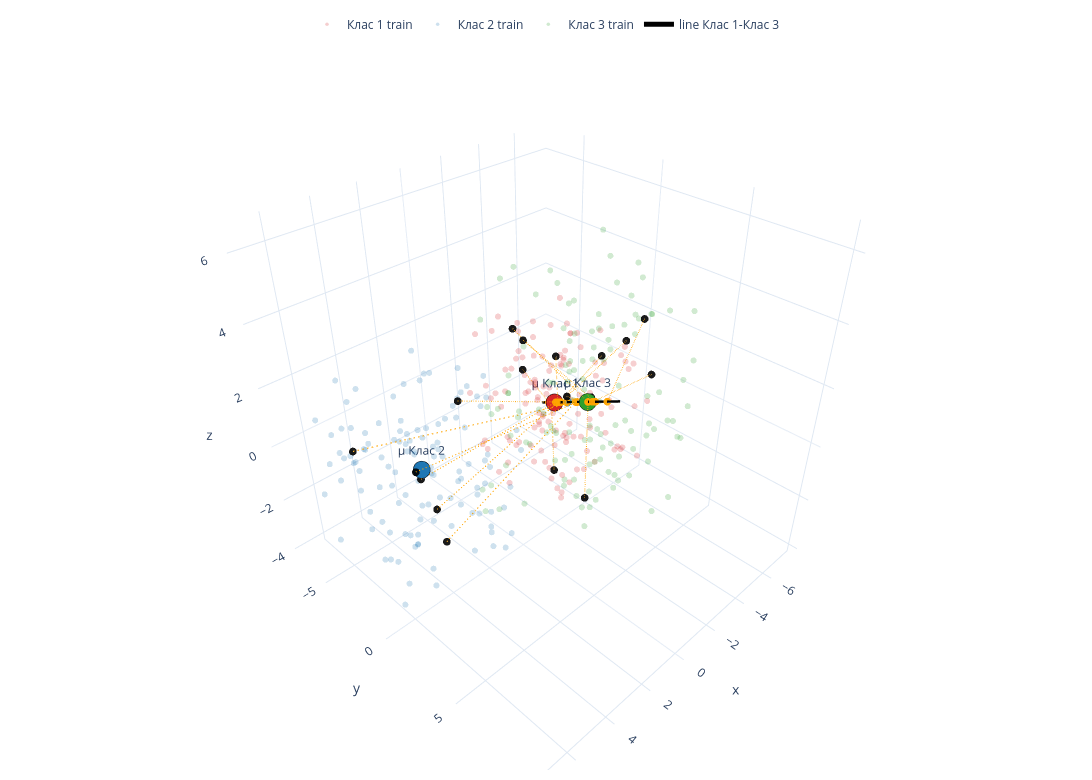
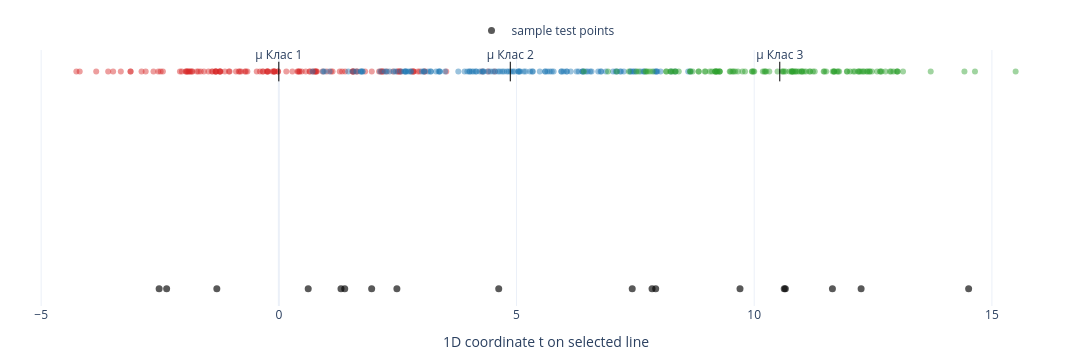

The cell these charts' notebook holds for them, in order:
### Code cell
import plotly.graph_objects as go
from IPython.display import display

sample_n = 18
line = best_line
o = line['origin']
u = line['u']
plotly_colors = {
    'tab:red': '#d62728',
    'tab:blue': '#1f77b4',
    'tab:green': '#2ca02c',
}

# Small sample for readable 3D connectors
sample_idx = np.arange(0, len(X_test), max(1, len(X_test)//sample_n))[:sample_n]
Xs = X_test[sample_idx]
ys = y_test[sample_idx]

ts = proj(Xs, line)
Ps = o[None, :] + ts[:, None] * u[None, :]   # projected 3D points on the line

t_min = float(min(np.min(proj(X_test, line)), min(cent_proj.values())) - 1.0)
t_max = float(max(np.max(proj(X_test, line)), max(cent_proj.values())) + 1.0)
line_points = np.vstack([o + t_min * u, o + t_max * u])

fig3d = go.Figure()

for cn in class_names:
    pts = train[cn]
    pcolor = plotly_colors[specs[cn]['color']]
    fig3d.add_trace(
        go.Scatter3d(
            x=pts[:, 0], y=pts[:, 1], z=pts[:, 2],
            mode='markers',
            name=f'{cn} train',
            marker=dict(size=3.5, color=pcolor),
            opacity=0.22,
            hovertemplate=f'{cn} train<extra></extra>',
            showlegend=True,
        ),
    )

for cn in class_names:
    c = centroids[cn]
    tc = cent_proj[cn]
    cp = o + tc * u
    pcolor = plotly_colors[specs[cn]['color']]
    fig3d.add_trace(
        go.Scatter3d(
            x=[c[0]], y=[c[1]], z=[c[2]],
            mode='markers+text',
            text=[f'μ {cn}'],
            textposition='top center',
            name=f'{cn} centroid',
            marker=dict(size=10, color=pcolor, line=dict(color='black', width=1)),
            hovertemplate=f'{cn} centroid<extra></extra>',
            showlegend=False,
        ),
    )
    fig3d.add_trace(
        go.Scatter3d(
            x=[cp[0]], y=[cp[1]], z=[cp[2]],
            mode='markers',
            name=f'{cn} centroid projection',
            marker=dict(size=5, color=pcolor),
            opacity=0.95,
            hovertemplate=f'{cn} centroid projection<extra></extra>',
            showlegend=False,
        ),
    )

fig3d.add_trace(
    go.Scatter3d(
        x=line_points[:, 0], y=line_points[:, 1], z=line_points[:, 2],
        mode='lines',
        name=f'line {best_name}',
        line=dict(color='black', width=5),
        hovertemplate=f'line {best_name}<extra></extra>',
        showlegend=True,
    ),
)

for x, p, cls in zip(Xs, Ps, ys):
    fig3d.add_trace(
        go.Scatter3d(
            x=[x[0], p[0]], y=[x[1], p[1]], z=[x[2], p[2]],
            mode='lines',
            line=dict(color='orange', width=2, dash='dash'),
            name='orthogonal projection',
            hoverinfo='skip',
            showlegend=False,
        ),
    )
    fig3d.add_trace(
        go.Scatter3d(
            x=[x[0]], y=[x[1]], z=[x[2]],
            mode='markers',
            marker=dict(size=4.5, color='black'),
            opacity=0.9,
            name='sample test point',
            hovertemplate=f'true={cls}<br>x=%{{x:.2f}}<br>y=%{{y:.2f}}<br>z=%{{z:.2f}}<extra></extra>',
            showlegend=False,
        ),
    )
    fig3d.add_trace(
        go.Scatter3d(
            x=[p[0]], y=[p[1]], z=[p[2]],
            mode='markers',
            marker=dict(size=4.5, color='orange'),
            opacity=0.95,
            name='projected test point',
            hovertemplate=f'projection of {cls}<extra></extra>',
            showlegend=False,
        ),
    )

fig3d.update_layout(
    width=1100,
    height=780,
    template='plotly_white',
    legend=dict(orientation='h', yanchor='bottom', y=1.02, xanchor='center', x=0.5),
    margin=dict(l=10, r=10, t=40, b=10),
    scene=dict(
        xaxis_title='x',
        yaxis_title='y',
        zaxis_title='z',
        aspectmode='cube',
    ),
)

fig1d = go.Figure()

for cn in class_names:
    t_train = proj(train[cn], line)
    pcolor = plotly_colors[specs[cn]['color']]
    fig1d.add_trace(
        go.Scatter(
            x=t_train,
            y=np.zeros_like(t_train),
            mode='markers',
            name=f'{cn} train 1D',
            marker=dict(size=6, color=pcolor, opacity=0.45),
            hovertemplate=f'{cn} train<br>t=%{{x:.3f}}<extra></extra>',
            showlegend=False,
        ),
    )

for cn in class_names:
    fig1d.add_trace(
        go.Scatter(
            x=[cent_proj[cn]],
            y=[0],
            mode='markers+text',
            text=[f'μ {cn}'],
            textposition='top center',
            name=f'{cn} centroid 1D',
            marker=dict(size=14, symbol='line-ns-open', color='black'),
            hovertemplate=f'{cn} centroid<br>t=%{{x:.3f}}<extra></extra>',
            showlegend=False,
        ),
    )

fig1d.add_trace(
    go.Scatter(
        x=ts,
        y=np.full_like(ts, -0.12),
        mode='markers',
        name='sample test points',
        marker=dict(size=7, color='black', opacity=0.65),
        hovertemplate='sample test point<br>t=%{x:.3f}<extra></extra>',
        showlegend=True,
    ),
)

fig1d.update_layout(
    width=1100,
    height=360,
    template='plotly_white',
    legend=dict(orientation='h', yanchor='bottom', y=1.02, xanchor='center', x=0.5),
    margin=dict(l=20, r=20, t=50, b=20),
)
fig1d.update_xaxes(title_text='1D coordinate t on selected line')
fig1d.update_yaxes(visible=False)

display(fig3d)
display(fig1d)

### Figure 1 — Plotly figure (JSON) as saved in the notebook; plotly's stock layout.template omitted (floating-point values rounded to 4 significant figures)
{"data": [{"hovertemplate": "Клас 1 train<extra></extra>", "marker": {"color": "#d62728", "size": 3.5}, "mode": "markers", "name": "Клас 1 train", "opacity": 0.22, "showlegend": true, "type": "scatter3d", "x": [-2.469, -2.967, -2.553, -4.572, -3.315, -6.023, -2.12, -5.196, -2.441, -7.215, -2.659, -5.092, -6.656, -3.146, -2.948, -2.269, -3.064, -7.452, -2.916, -3.803, -3.155, -2.528, -3.865, -4.661, -1.953, -5.671, -3.879, -4.858, -7.352, -4.498, -6.51, -5.023, -5.148, -1.248, -5.772, -2.84, -6.873, -6.185, -6.351, -2.823, -3.703, -4.797, -5.356, -3.68, -3.723, -7.352, -2.412, -4.31, -4.422, -4.116, -2.129, -3.899, -5.672, -2.504, -6.004, -5.089, -5.439, -4.152, -6.43, -1.05, -1.71, -5.446, -5.071, -5.794, -6.702, -6.335, -6.223, -1.183, -7.409, -3.095, -2.987, -2.273, -6.648, -4.916, -3.191, -1.489, -3.379, -4.776, -1.435, -2.399, -2.109, -4.05, -3.58, -4.732, -4.55, -2.651, -7.067, -2.14, -1.514, -6.502, -7.14, -3.658, -5.433, -1.968, -5.961, -4.794, -4.096, -7.162, -2.017, -2.287, -2.437, -4.158, -4.997, -6.592, -5.988, -5.371, -5.57, -4.374, -1.984, -4.037, -2.723, -1.905, -6.882, -1.416, -2.294, -2.332, -3.665, -6.387, -4.471, -2.305], "y": [-2.928, -5.341, -0.4975, -3.404, -0.2407, -2.118, -1.578, 0.7949, -4.638, -4.92, 0.7726, -2.713, -2.67, -2.94, -3.813, -3.288, -5.022, -0.4915, -0.5349, -5.021, -2.702, -1.557, -3.872, -4.498, -4.362, -3.945, -0.5127, -0.3019, -5.37, -4.871, -1.126, -3.889, -5.386, 0.3601, 0.7842, -2.854, 0.3182, -3.858, -0.0037, -2.975, -1.451, -5.709, -4.988, -4.806, -3.572, 0.7099, -5.421, 0.5648, -4.131, -2.928, 0.2731, -5.24, -1.384, -5.246, -5.738, -0.1915, 0.6703, -4.208, -5.686, 0.2417, 0.2541, -0.5959, -5.339, 0.5577, -0.1822, -1.804, -3.828, -2.495, -4.392, -5.147, -1.932, -0.9922, -5.134, -3.893, 0.6894, -5.826, -5.259, 0.7636, -0.3695, -5.875, -0.4223, -1.758, -3.112, -1.436, -4.265, -0.284, -1.839, -3.828, -4.841, -5.192, -4.778, -1.235, -2.468, -5.696, -4.254, -5.655, -5.288, 0.4739, 0.3186, -0.5437, -5.058, 0.003005, -1.523, -2.655, -3.427, -3.344, 0.642, -3.701, -1.432, -1.57, -4.583, -5.075, -0.92, -5.038, -1.844, 0.6222, -5.335, -2.045, -2.342, -2.555], "z": [1.152, 1.854, -3.231, 1.561, -1.34, -3.617, 0.5485, 1.359, -1.2, 0.09829, -2.045, -2.863, -2.639, 0.9961, 0.9936, -2.27, -2.801, -0.01089, -1.247, -3.313, -0.6086, -0.6785, -3.815, -1.549, -3.65, -0.0285, -0.01412, -2.998, 0.3342, -0.9937, -1.323, -0.2183, -3.292, 0.1982, 0.6725, -2.367, -1.265, -0.5247, 0.5511, -0.2361, -3.493, -1.036, -3.38, 1.551, -0.4545, -1.106, -1.08, -0.5696, -2.011, -3.87, -3.159, 0.03344, 0.362, 1.496, -0.6709, 0.8495, -2.254, 1.616, -1.389, 0.4916, -0.8868, -0.03003, 0.4807, -2.554, -3.08, 1.247, 0.6644, -3.137, -3.209, -0.962, -2.801, 0.4339, 1.565, -1.068, -2.281, -0.6688, -3.158, -0.4237, -1.196, -3.345, -2.604, 1.206, -1.755, 1.205, -2.58, -3.368, -3.123, -3.137, -2.292, -3.873, -3.68, -1.638, 1.25, -2.911, -0.5726, -1.758, 1.001, -3.405, 1.877, -0.1451, -0.7836, -1.223, -2.401, -1.499, -1.802, 0.1145, 1.498, -0.7874, 0.8264, -2.271, 0.1688, -0.3137, -3.493, 1.753, 0.6957, -2.48, -0.303, -0.5654, 0.5835, -0.4024]}, {"hovertemplate": "Клас 2 train<extra></extra>", "marker": {"color": "#1f77b4", "size": 3.5}, "mode": "markers", "name": "Клас 2 train", "opacity": 0.22, "showlegend": true, "type": "scatter3d", "x": [6.553, 1.07, 5.533, 6.339, 2.867, 1.461, 2.992, 6.585, 2.946, 6.683, 4.641, 4.96, 5.865, 3.375, 5.578, 6.215, 1.192, 4.726, 0.6885, 5.549, 4.766, 0.8358, 2.051, 5.706, 5.038, 1.812, 5.344, 1.509, 2.26, 4.475, 0.7753, 1.625, 6.87, 4.637, 6.649, 5.049, 1.465, 3.582, 2.307, 4.471, 3.157, 2.561, 3.582, 4.178, 4.741, 4.069, 2.844, 6.262, 3.882, 5.943, 0.9684, 2.324, 2.54, 5.877, 1.498, 2.872, 5.519, 5.085, 0.5697, 1.564, 6.929, 6.937, 3.052, 3.32, 1.676, 2.014, 4.312, 2.084, 4.719, 0.8777, 2.7, 5.496, 6.412, 2.714, 1.182, 4.6, 1.745, 3.413, 0.5475, 4.62, 3.604, 5.185, 6.134, 3.361, 6.804, 5.269, 1.305, 3.683, 6.856, 1.051, 6.511, 2.923, 4.889, 6.125, 0.8183, 6.078, 4.902, 6.322, 6.043, 2.443, 2.286, 1.051, 5.748, 3.152, 6.984, 3.05, 1.373, 1.813, 4.625, 6.735, 2.35, 2.615, 5.325, 2.446, 1.51, 4.15, 3.35, 4.885, 5.619, 1.162], "y": [-4.662, -0.895, -0.8014, -0.1623, -3.299, 1.053, -0.3922, -0.03789, 1.406, -4.671, -4.647, -5.414, -3.432, -3.387, -4.726, -3.513, 1.494, -4.867, -3.814, -4.113, -5.247, -1.259, 0.4459, 0.9946, 0.3659, -4.626, -1.09, -0.3577, -0.5307, -5.118, 0.689, -4.858, -2.29, -1.493, -3.391, -0.9554, -1.942, -4.665, -3.367, -1.058, -3.977, -5.248, -3.921, -0.586, -3.287, -2.48, -1.911, 0.9474, 0.09909, -2.041, 0.394, -3.161, -0.3012, 0.4958, -1.294, 1.209, -3.323, -2.785, -4.037, -4.339, -1.608, -4.509, -4.94, -2.215, 0.8497, -3.456, -2.047, 0.4051, -0.8086, -2.934, 0.4114, 0.4641, -1.39, -2.008, -2.71, -4.257, -5.326, -3.347, -3.554, 1.373, -0.17, 1.242, -4.701, -1.628, 1.392, -0.2501, -5.213, 1.399, -2.619, -1.612, 0.2581, -5.159, -0.5072, -0.324, -3.858, -5.468, -5.293, -0.7987, -3.064, -1.368, 0.7059, -3.107, 1.491, -4.542, -0.5938, 0.9071, -2.942, -5.376, -3.097, -0.2363, 0.779, 0.8635, -1.365, -3.81, 0.6202, 0.04382, -2.166, 0.2025, -4.204, -0.9295], "z": [-2.797, -0.9884, -1.498, -1.877, -2.554, -0.8726, -0.182, -0.6238, 0.8066, 1.603, 0.02955, -0.7741, -0.7487, 2.011, 2.482, 1.521, 0.4941, 1.882, -2.642, 1.964, -3.467, 1.309, -3.157, 1.133, -3.259, -0.4728, 1.607, -2.342, 2.381, 0.1979, 0.7575, -2.399, 1.204, -2.629, -0.0319, 2.144, -1.076, -2.695, -0.9326, -1.029, 0.02984, -0.9896, -0.06525, 0.3877, 1.225, 0.2561, 0.9202, -0.4782, -1.613, -2.805, -3.167, -2.462, -3.412, -1.266, -2.782, 2.473, 0.626, 0.3453, -0.3495, 1.518, 1.534, -0.8105, 1.032, -2.596, -3.232, -0.5588, -2.995, 0.3255, 1.077, -0.2628, -0.6046, -0.4713, 1.602, -0.3115, 2.004, -1.467, 2.065, 0.09086, 0.7182, 0.2221, 1.92, 1.192, 0.8945, 0.4246, -1.771, -1.421, 1.164, -0.7102, 1.262, 1.312, -3.278, -2.844, 1.142, 1.305, 0.2314, -0.4122, -1.092, -2.074, 1.62, -1.118, -2.374, 0.8058, -1.722, -0.05077, 0.07128, -0.5185, -3.097, -0.7803, -0.9777, -0.2549, -2.089, -0.3227, 0.4206, -1.565, -1.801, 1.203, 2.468, 1.915, -0.127, 2.232]}, {"hovertemplate": "Клас 3 train<extra></extra>", "marker": {"color": "#2ca02c", "size": 3.5}, "mode": "markers", "name": "Клас 3 train", "opacity": 0.22, "showlegend": true, "type": "scatter3d", "x": [1.333, 4.239, -0.4006, 1.355, -1.275, 2.538, 0.5618, -1.272, 1.303, 0.8036, -0.3077, 1.119, 0.1498, 0.995, -1.692, -1.94, -1.281, 1.7, -1.969, -0.9422, -0.3473, 1.922, 3.286, 1.905, 0.06463, 0.2521, 2.714, 0.0615, -1.181, -0.8759, -1.974, 1.8, 3.722, -0.2243, -0.08409, -1.882, 3.68, 1.598, 2.718, 4.392, -1.919, 0.6517, 0.5675, 4.25, 3.583, 1.054, 0.4638, 2.752, -1.32, 3.188, 2.833, 0.4514, 0.5651, 1.776, 4.08, 0.4518, -0.9413, 4.207, 2.898, -0.6864, 1.045, 1.13, 1.221, -0.08397, 3.861, 4.194, -0.02097, 3.498, -0.9255, 3.538, -0.07579, 2.94, 4.12, -1.347, -0.8333, -0.4058, 3.685, -0.3854, 4.11, 1.365, 1.488, -1.183, 4.196, -0.6498, -1.227, 1.953, 1.457, 3.319, -1.006, -1.674, 2.048, -0.6223, 2.154, -0.1742, -1.161, 0.554, 2.72, 1.898, 0.2276, 3.499, 3.801, 1.454, 4.159, 0.6204, 1.308, 2.206, 0.8603, 2.339, -1.872, 3.058, 2.341, -1.099, 3.917, 2.559, -0.3418, 4.345, -1.849, 1.966, 3.551, 1.184], "y": [5.098, 3.118, 2.893, 4.375, 4.807, 3.742, 5.0, 7.677, 5.437, 7.183, 4.435, 6.6, 8.082, 6.769, 3.329, 3.63, 6.221, 6.041, 7.62, 7.138, 8.013, 8.408, 4.41, 3.798, 2.969, 2.614, 6.749, 7.84, 3.362, 5.544, 2.599, 3.261, 5.717, 2.803, 6.482, 6.074, 4.022, 4.877, 5.902, 5.016, 7.276, 3.064, 6.595, 3.571, 7.975, 6.901, 5.602, 7.198, 7.924, 3.099, 2.639, 6.816, 4.415, 4.955, 5.306, 4.865, 6.607, 3.962, 7.786, 3.615, 4.057, 8.256, 3.164, 7.089, 8.407, 2.931, 5.817, 6.201, 4.02, 6.005, 4.728, 7.134, 3.224, 4.087, 4.981, 6.761, 4.536, 3.969, 7.828, 5.444, 5.107, 8.213, 3.481, 4.019, 8.001, 5.29, 3.623, 6.95, 8.024, 4.554, 7.005, 8.043, 2.514, 2.872, 3.414, 8.031, 5.267, 5.337, 3.563, 2.742, 6.998, 6.46, 4.698, 5.871, 7.943, 4.554, 3.255, 6.433, 4.459, 7.664, 3.276, 4.201, 3.715, 8.218, 6.253, 4.898, 4.9, 5.164, 4.433, 6.293], "z": [0.233, 0.267, 2.958, 0.3312, 0.3934, 1.963, 0.01079, 0.008015, 2.165, 5.468, 1.576, 1.484, 0.3157, 0.978, 5.972, 0.2033, 1.571, 5.521, 4.024, 5.561, 2.954, 2.35, 5.195, 2.691, 0.1939, 1.076, 4.801, 3.86, 4.505, 6.447, 6.455, 5.832, 4.042, 3.865, 5.436, 1.503, 3.97, 4.405, 4.93, 3.345, 3.381, 5.783, 0.9709, 1.297, 1.379, 5.709, 4.821, 3.705, 5.626, 1.329, 6.365, 5.769, 3.957, 3.912, 1.279, 0.8522, 2.207, 0.643, 1.808, 3.393, 0.2936, 4.241, 1.641, 5.699, 6.385, 0.8957, 0.6304, 3.525, 1.042, 4.778, 2.632, 1.344, 5.825, 5.502, 2.924, 5.534, 3.451, 1.048, 5.053, 3.443, 0.8564, 3.133, 3.604, 0.1954, 2.09, 2.603, 6.426, 3.047, 2.219, 5.164, 5.159, 2.847, 6.457, 2.979, 4.11, 2.075, 4.29, 6.175, 4.408, 2.923, 6.447, 1.966, 4.8, 4.679, 2.725, 2.653, 0.5962, 4.309, 1.286, 1.603, 1.788, 4.386, 3.524, 3.965, 2.083, 4.455, 5.688, 6.084, 3.54, 2.172]}, {"hovertemplate": "Клас 1 centroid<extra></extra>", "marker": {"color": "#d62728", "line": {"color": "black", "width": 1}, "size": 10}, "mode": "markers+text", "name": "Клас 1 centroid", "showlegend": false, "text": ["μ Клас 1"], "textposition": "top center", "type": "scatter3d", "x": [-4.184], "y": [-2.646], "z": [-1.044]}, {"hovertemplate": "Клас 1 centroid projection<extra></extra>", "marker": {"color": "#d62728", "size": 5}, "mode": "markers", "name": "Клас 1 centroid projection", "opacity": 0.95, "showlegend": false, "type": "scatter3d", "x": [-4.184], "y": [-2.646], "z": [-1.044]}, {"hovertemplate": "Клас 2 centroid<extra></extra>", "marker": {"color": "#1f77b4", "line": {"color": "black", "width": 1}, "size": 10}, "mode": "markers+text", "name": "Клас 2 centroid", "showlegend": false, "text": ["μ Клас 2"], "textposition": "top center", "type": "scatter3d", "x": [3.808], "y": [-1.952], "z": [-0.3216]}, {"hovertemplate": "Клас 2 centroid projection<extra></extra>", "marker": {"color": "#1f77b4", "size": 5}, "mode": "markers", "name": "Клас 2 centroid projection", "opacity": 0.95, "showlegend": false, "type": "scatter3d", "x": [-1.718], "y": [1.057], "z": [0.934]}, {"hovertemplate": "Клас 3 centroid<extra></extra>", "marker": {"color": "#2ca02c", "line": {"color": "black", "width": 1}, "size": 10}, "mode": "markers+text", "name": "Клас 3 centroid", "showlegend": false, "text": ["μ Клас 3"], "textposition": "top center", "type": "scatter3d", "x": [1.154], "y": [5.368], "z": [3.237]}, {"hovertemplate": "Клас 3 centroid projection<extra></extra>", "marker": {"color": "#2ca02c", "size": 5}, "mode": "markers", "name": "Клас 3 centroid projection", "opacity": 0.95, "showlegend": false, "type": "scatter3d", "x": [1.154], "y": [5.368], "z": [3.237]}, {"hovertemplate": "line Клас 1-Клас 3<extra></extra>", "line": {"color": "black", "width": 5}, "mode": "lines", "name": "line Клас 1-Клас 3", "showlegend": true, "type": "scatter3d", "x": [-7.186, 4.212], "y": [-7.153, 9.961], "z": [-3.452, 5.69]}, {"hoverinfo": "skip", "line": {"color": "orange", "dash": "dash", "width": 2}, "mode": "lines", "name": "orthogonal projection", "showlegend": false, "type": "scatter3d", "x": [-5.913, -2.926], "y": [0.3887, -0.7572], "z": [1.543, -0.03511]}, {"hovertemplate": "true=Клас 1<br>x=%{x:.2f}<br>y=%{y:.2f}<br>z=%{z:.2f}<extra></extra>", "marker": {"color": "black", "size": 4.5}, "mode": "markers", "name": "sample test point", "opacity": 0.9, "showlegend": false, "type": "scatter3d", "x": [-5.913], "y": [0.3887], "z": [1.543]}, {"hovertemplate": "projection of Клас 1<extra></extra>", "marker": {"color": "orange", "size": 4.5}, "mode": "markers", "name": "projected test point", "opacity": 0.95, "showlegend": false, "type": "scatter3d", "x": [-2.926], "y": [-0.7572], "z": [-0.03511]}, {"hoverinfo": "skip", "line": {"color": "orange", "dash": "dash", "width": 2}, "mode": "lines", "name": "orthogonal projection", "showlegend": false, "type": "scatter3d", "x": [-5.203, -3.195], "y": [-0.4878, -1.161], "z": [0.9927, -0.2508]}, {"hovertemplate": "true=Клас 1<br>x=%{x:.2f}<br>y=%{y:.2f}<br>z=%{z:.2f}<extra></extra>", "marker": {"color": "black", "size": 4.5}, "mode": "markers", "name": "sample test point", "opacity": 0.9, "showlegend": false, "type": "scatter3d", "x": [-5.203], "y": [-0.4878], "z": [0.9927]}, {"hovertemplate": "projection of Клас 1<extra></extra>", "marker": {"color": "orange", "size": 4.5}, "mode": "markers", "name": "projected test point", "opacity": 0.95, "showlegend": false, "type": "scatter3d", "x": [-3.195], "y": [-1.161], "z": [-0.2508]}, {"hoverinfo": "skip", "line": {"color": "orange", "dash": "dash", "width": 2}, "mode": "lines", "name": "orthogonal projection", "showlegend": false, "type": "scatter3d", "x": [-3.818, -3.482], "y": [-2.144, -1.592], "z": [0.9713, -0.481]}, {"hovertemplate": "true=Клас 1<br>x=%{x:.2f}<br>y=%{y:.2f}<br>z=%{z:.2f}<extra></extra>", "marker": {"color": "black", "size": 4.5}, "mode": "markers", "name": "sample test point", "opacity": 0.9, "showlegend": false, "type": "scatter3d", "x": [-3.818], "y": [-2.144], "z": [0.9713]}, {"hovertemplate": "projection of Клас 1<extra></extra>", "marker": {"color": "orange", "size": 4.5}, "mode": "markers", "name": "projected test point", "opacity": 0.95, "showlegend": false, "type": "scatter3d", "x": [-3.482], "y": [-1.592], "z": [-0.481]}, {"hoverinfo": "skip", "line": {"color": "orange", "dash": "dash", "width": 2}, "mode": "lines", "name": "orthogonal projection", "showlegend": false, "type": "scatter3d", "x": [-7.213, -5.379], "y": [-3.191, -4.441], "z": [-2.056, -2.003]}, {"hovertemplate": "true=Клас 1<br>x=%{x:.2f}<br>y=%{y:.2f}<br>z=%{z:.2f}<extra></extra>", "marker": {"color": "black", "size": 4.5}, "mode": "markers", "name": "sample test point", "opacity": 0.9, "showlegend": false, "type": "scatter3d", "x": [-7.213], "y": [-3.191], "z": [-2.056]}, {"hovertemplate": "projection of Клас 1<extra></extra>", "marker": {"color": "orange", "size": 4.5}, "mode": "markers", "name": "projected test point", "opacity": 0.95, "showlegend": false, "type": "scatter3d", "x": [-5.379], "y": [-4.441], "z": [-2.003]}, {"hoverinfo": "skip", "line": {"color": "orange", "dash": "dash", "width": 2}, "mode": "lines", "name": "orthogonal projection", "showlegend": false, "type": "scatter3d", "x": [-4.273, -4.844], "y": [-2.74, -3.638], "z": [-3.967, -1.574]}, {"hovertemplate": "true=Клас 1<br>x=%{x:.2f}<br>y=%{y:.2f}<br>z=%{z:.2f}<extra></extra>", "marker": {"color": "black", "size": 4.5}, "mode": "markers", "name": "sample test point", "opacity": 0.9, "showlegend": false, "type": "scatter3d", "x": [-4.273], "y": [-2.74], "z": [-3.967]}, {"hovertemplate": "projection of Клас 1<extra></extra>", "marker": {"color": "orange", "size": 4.5}, "mode": "markers", "name": "projected test point", "opacity": 0.95, "showlegend": false, "type": "scatter3d", "x": [-4.844], "y": [-3.638], "z": [-1.574]}, {"hoverinfo": "skip", "line": {"color": "orange", "dash": "dash", "width": 2}, "mode": "lines", "name": "orthogonal projection", "showlegend": false, "type": "scatter3d", "x": [-4.698, -5.459], "y": [-5.749, -4.561], "z": [-0.7924, -2.067]}, {"hovertemplate": "true=Клас 1<br>x=%{x:.2f}<br>y=%{y:.2f}<br>z=%{z:.2f}<extra></extra>", "marker": {"color": "black", "size": 4.5}, "mode": "markers", "name": "sample test point", "opacity": 0.9, "showlegend": false, "type": "scatter3d", "x": [-4.698], "y": [-5.749], "z": [-0.7924]}, {"hovertemplate": "projection of Клас 1<extra></extra>", "marker": {"color": "orange", "size": 4.5}, "mode": "markers", "name": "projected test point", "opacity": 0.95, "showlegend": false, "type": "scatter3d", "x": [-5.459], "y": [-4.561], "z": [-2.067]}, {"hoverinfo": "skip", "line": {"color": "orange", "dash": "dash", "width": 2}, "mode": "lines", "name": "orthogonal projection", "showlegend": false, "type": "scatter3d", "x": [2.036, -3.871], "y": [-5.156, -2.176], "z": [-2.578, -0.7929]}, {"hovertemplate": "true=Клас 2<br>x=%{x:.2f}<br>y=%{y:.2f}<br>z=%{z:.2f}<extra></extra>", "marker": {"color": "black", "size": 4.5}, "mode": "markers", "name": "sample test point", "opacity": 0.9, "showlegend": false, "type": "scatter3d", "x": [2.036], "y": [-5.156], "z": [-2.578]}, {"hovertemplate": "projection of Клас 2<extra></extra>", "marker": {"color": "orange", "size": 4.5}, "mode": "markers", "name": "projected test point", "opacity": 0.95, "showlegend": false, "type": "scatter3d", "x": [-3.871], "y": [-2.176], "z": [-0.7929]}, {"hoverinfo": "skip", "line": {"color": "orange", "dash": "dash", "width": 2}, "mode": "lines", "name": "orthogonal projection", "showlegend": false, "type": "scatter3d", "x": [4.867, -0.4185], "y": [1.224, 3.008], "z": [-1.275, 1.976]}, {"hovertemplate": "true=Клас 2<br>x=%{x:.2f}<br>y=%{y:.2f}<br>z=%{z:.2f}<extra></extra>", "marker": {"color": "black", "size": 4.5}, "mode": "markers", "name": "sample test point", "opacity": 0.9, "showlegend": false, "type": "scatter3d", "x": [4.867], "y": [1.224], "z": [-1.275]}, {"hovertemplate": "projection of Клас 2<extra></extra>", "marker": {"color": "orange", "size": 4.5}, "mode": "markers", "name": "projected test point", "opacity": 0.95, "showlegend": false, "type": "scatter3d", "x": [-0.4185], "y": [3.008], "z": [1.976]}, {"hoverinfo": "skip", "line": {"color": "orange", "dash": "dash", "width": 2}, "mode": "lines", "name": "orthogonal projection", "showlegend": false, "type": "scatter3d", "x": [6.992, -0.1686], "y": [-1.205, 3.383], "z": [1.839, 2.177]}, {"hovertemplate": "true=Клас 2<br>x=%{x:.2f}<br>y=%{y:.2f}<br>z=%{z:.2f}<extra></extra>", "marker": {"color": "black", "size": 4.5}, "mode": "markers", "name": "sample test point", "opacity": 0.9, "showlegend": false, "type": "scatter3d", "x": [6.992], "y": [-1.205], "z": [1.839]}, {"hovertemplate": "projection of Клас 2<extra></extra>", "marker": {"color": "orange", "size": 4.5}, "mode": "markers", "name": "projected test point", "opacity": 0.95, "showlegend": false, "type": "scatter3d", "x": [-0.1686], "y": [3.383], "z": [2.177]}, {"hoverinfo": "skip", "line": {"color": "orange", "dash": "dash", "width": 2}, "mode": "lines", "name": "orthogonal projection", "showlegend": false, "type": "scatter3d", "x": [1.852, -1.841], "y": [-1.868, 0.872], "z": [1.36, 0.8352]}, {"hovertemplate": "true=Клас 2<br>x=%{x:.2f}<br>y=%{y:.2f}<br>z=%{z:.2f}<extra></extra>", "marker": {"color": "black", "size": 4.5}, "mode": "markers", "name": "sample test point", "opacity": 0.9, "showlegend": false, "type": "scatter3d", "x": [1.852], "y": [-1.868], "z": [1.36]}, {"hovertemplate": "projection of Клас 2<extra></extra>", "marker": {"color": "orange", "size": 4.5}, "mode": "markers", "name": "projected test point", "opacity": 0.95, "showlegend": false, "type": "scatter3d", "x": [-1.841], "y": [0.872], "z": [0.8352]}, {"hoverinfo": "skip", "line": {"color": "orange", "dash": "dash", "width": 2}, "mode": "lines", "name": "orthogonal projection", "showlegend": false, "type": "scatter3d", "x": [5.341, -0.2075], "y": [0.2435, 3.325], "z": [0.9961, 2.145]}, {"hovertemplate": "true=Клас 2<br>x=%{x:.2f}<br>y=%{y:.2f}<br>z=%{z:.2f}<extra></extra>", "marker": {"color": "black", "size": 4.5}, "mode": "markers", "name": "sample test point", "opacity": 0.9, "showlegend": false, "type": "scatter3d", "x": [5.341], "y": [0.2435], "z": [0.9961]}, {"hovertemplate": "projection of Клас 2<extra></extra>", "marker": {"color": "orange", "size": 4.5}, "mode": "markers", "name": "projected test point", "opacity": 0.95, "showlegend": false, "type": "scatter3d", "x": [-0.2075], "y": [3.325], "z": [2.145]}, {"hoverinfo": "skip", "line": {"color": "orange", "dash": "dash", "width": 2}, "mode": "lines", "name": "orthogonal projection", "showlegend": false, "type": "scatter3d", "x": [2.097, -3.522], "y": [-3.885, -1.652], "z": [-3.337, -0.5128]}, {"hovertemplate": "true=Клас 2<br>x=%{x:.2f}<br>y=%{y:.2f}<br>z=%{z:.2f}<extra></extra>", "marker": {"color": "black", "size": 4.5}, "mode": "markers", "name": "sample test point", "opacity": 0.9, "showlegend": false, "type": "scatter3d", "x": [2.097], "y": [-3.885], "z": [-3.337]}, {"hovertemplate": "projection of Клас 2<extra></extra>", "marker": {"color": "orange", "size": 4.5}, "mode": "markers", "name": "projected test point", "opacity": 0.95, "showlegend": false, "type": "scatter3d", "x": [-3.522], "y": [-1.652], "z": [-0.5128]}, {"hoverinfo": "skip", "line": {"color": "orange", "dash": "dash", "width": 2}, "mode": "lines", "name": "orthogonal projection", "showlegend": false, "type": "scatter3d", "x": [1.967, 1.213], "y": [6.241, 5.458], "z": [0.878, 3.285]}, {"hovertemplate": "true=Клас 3<br>x=%{x:.2f}<br>y=%{y:.2f}<br>z=%{z:.2f}<extra></extra>", "marker": {"color": "black", "size": 4.5}, "mode": "markers", "name": "sample test point", "opacity": 0.9, "showlegend": false, "type": "scatter3d", "x": [1.967], "y": [6.241], "z": [0.878]}, {"hovertemplate": "projection of Клас 3<extra></extra>", "marker": {"color": "orange", "size": 4.5}, "mode": "markers", "name": "projected test point", "opacity": 0.95, "showlegend": false, "type": "scatter3d", "x": [1.213], "y": [5.458], "z": [3.285]}, {"hoverinfo": "skip", "line": {"color": "orange", "dash": "dash", "width": 2}, "mode": "lines", "name": "orthogonal projection", "showlegend": false, "type": "scatter3d", "x": [1.786, 3.166], "y": [8.461, 8.39], "z": [6.437, 4.851]}, {"hovertemplate": "true=Клас 3<br>x=%{x:.2f}<br>y=%{y:.2f}<br>z=%{z:.2f}<extra></extra>", "marker": {"color": "black", "size": 4.5}, "mode": "markers", "name": "sample test point", "opacity": 0.9, "showlegend": false, "type": "scatter3d", "x": [1.786], "y": [8.461], "z": [6.437]}, {"hovertemplate": "projection of Клас 3<extra></extra>", "marker": {"color": "orange", "size": 4.5}, "mode": "markers", "name": "projected test point", "opacity": 0.95, "showlegend": false, "type": "scatter3d", "x": [3.166], "y": [8.39], "z": [4.851]}, {"hoverinfo": "skip", "line": {"color": "orange", "dash": "dash", "width": 2}, "mode": "lines", "name": "orthogonal projection", "showlegend": false, "type": "scatter3d", "x": [1.211, 0.7297], "y": [4.302, 4.732], "z": [3.102, 2.897]}, {"hovertemplate": "true=Клас 3<br>x=%{x:.2f}<br>y=%{y:.2f}<br>z=%{z:.2f}<extra></extra>", "marker": {"color": "black", "size": 4.5}, "mode": "markers", "name": "sample test point", "opacity": 0.9, "showlegend": false, "type": "scatter3d", "x": [1.211], "y": [4.302], "z": [3.102]}, {"hovertemplate": "projection of Клас 3<extra></extra>", "marker": {"color": "orange", "size": 4.5}, "mode": "markers", "name": "projected test point", "opacity": 0.95, "showlegend": false, "type": "scatter3d", "x": [0.7297], "y": [4.732], "z": [2.897]}, {"hoverinfo": "skip", "line": {"color": "orange", "dash": "dash", "width": 2}, "mode": "lines", "name": "orthogonal projection", "showlegend": false, "type": "scatter3d", "x": [3.587, 2.02], "y": [4.769, 6.67], "z": [5.536, 3.932]}, {"hovertemplate": "true=Клас 3<br>x=%{x:.2f}<br>y=%{y:.2f}<br>z=%{z:.2f}<extra></extra>", "marker": {"color": "black", "size": 4.5}, "mode": "markers", "name": "sample test point", "opacity": 0.9, "showlegend": false, "type": "scatter3d", "x": [3.587], "y": [4.769], "z": [5.536]}, {"hovertemplate": "projection of Клас 3<extra></extra>", "marker": {"color": "orange", "size": 4.5}, "mode": "markers", "name": "projected test point", "opacity": 0.95, "showlegend": false, "type": "scatter3d", "x": [2.02], "y": [6.67], "z": [3.932]}, {"hoverinfo": "skip", "line": {"color": "orange", "dash": "dash", "width": 2}, "mode": "lines", "name": "orthogonal projection", "showlegend": false, "type": "scatter3d", "x": [-0.1488, 1.714], "y": [7.225, 6.211], "z": [4.11, 3.687]}, {"hovertemplate": "true=Клас 3<br>x=%{x:.2f}<br>y=%{y:.2f}<br>z=%{z:.2f}<extra></extra>", "marker": {"color": "black", "size": 4.5}, "mode": "markers", "name": "sample test point", "opacity": 0.9, "showlegend": false, "type": "scatter3d", "x": [-0.1488], "y": [7.225], "z": [4.11]}, {"hovertemplate": "projection of Клас 3<extra></extra>", "marker": {"color": "orange", "size": 4.5}, "mode": "markers", "name": "projected test point", "opacity": 0.95, "showlegend": false, "type": "scatter3d", "x": [1.714], "y": [6.211], "z": [3.687]}, {"hoverinfo": "skip", "line": {"color": "orange", "dash": "dash", "width": 2}, "mode": "lines", "name": "orthogonal projection", "showlegend": false, "type": "scatter3d", "x": [2.856, 1.201], "y": [3.285, 5.439], "z": [5.245, 3.275]}, {"hovertemplate": "true=Клас 3<br>x=%{x:.2f}<br>y=%{y:.2f}<br>z=%{z:.2f}<extra></extra>", "marker": {"color": "black", "size": 4.5}, "mode": "markers", "name": "sample test point", "opacity": 0.9, "showlegend": false, "type": "scatter3d", "x": [2.856], "y": [3.285], "z": [5.245]}, {"hovertemplate": "projection of Клас 3<extra></extra>", "marker": {"color": "orange", "size": 4.5}, "mode": "markers", "name": "projected test point", "opacity": 0.95, "showlegend": false, "type": "scatter3d", "x": [1.201], "y": [5.439], "z": [3.275]}], "layout": {"height": 780, "legend": {"orientation": "h", "x": 0.5, "xanchor": "center", "y": 1.02, "yanchor": "bottom"}, "margin": {"b": 10, "l": 10, "r": 10, "t": 40}, "scene": {"aspectmode": "cube", "xaxis": {"title": {"text": "x"}}, "yaxis": {"title": {"text": "y"}}, "zaxis": {"title": {"text": "z"}}}, "width": 1100}}

### Figure 2 — Plotly figure (JSON) as saved in the notebook; plotly's stock layout.template omitted (floating-point values rounded to 4 significant figures)
{"data": [{"hovertemplate": "Клас 1 train<br>t=%{x:.3f}<extra></extra>", "marker": {"color": "#d62728", "opacity": 0.45, "size": 6}, "mode": "markers", "name": "Клас 1 train 1D", "showlegend": false, "type": "scatter", "x": [1.546, -0.2558, 1.572, 0.2846, 2.15, -1.575, 2.504, 3.081, -0.6947, -2.801, 2.966, -1.25, -1.918, 1.131, 0.5659, -0.01606, -1.953, 0.403, 2.165, -2.535, 0.6551, 1.816, -1.897, -1.855, -1.234, -1.328, 2.195, 0.6474, -3.116, -1.831, -0.1352, -1.035, -3.486, 4.278, 2.502, -0.01513, 0.8024, -1.724, 1.56, 0.7669, 0.1573, -2.637, -3.324, -0.3333, -0.2312, 0.9227, -1.228, 2.571, -1.643, -1.328, 2.402, -1.391, 0.7774, -0.09423, -3.122, 2.178, 1.395, -0.09117, -3.59, 4.408, 3.523, 1.332, -1.878, 1.008, -0.2288, 0.4817, -1.237, 0.7849, -3.841, -1.317, 0.4352, 2.826, -2.08, -1.329, 2.537, -0.9008, -2.438, 2.545, 3.062, -2.487, 2.109, 1.658, -0.3371, 1.556, -2.041, 1.629, -1.691, -0.7134, -0.8239, -4.259, -4.189, 1.098, 0.4345, -1.955, -1.932, -2.888, -1.134, -0.09488, 4.539, 2.925, -0.8435, 1.955, -0.109, -1.411, -1.816, -0.6613, 2.831, -0.7947, 2.797, 0.3946, -0.2406, -0.3966, -1.049, 0.719, 2.274, 2.841, -1.481, -0.4643, 0.7474, 1.282], "y": [0.0, 0.0, 0.0, 0.0, 0.0, 0.0, 0.0, 0.0, 0.0, 0.0, 0.0, 0.0, 0.0, 0.0, 0.0, 0.0, 0.0, 0.0, 0.0, 0.0, 0.0, 0.0, 0.0, 0.0, 0.0, 0.0, 0.0, 0.0, 0.0, 0.0, 0.0, 0.0, 0.0, 0.0, 0.0, 0.0, 0.0, 0.0, 0.0, 0.0, 0.0, 0.0, 0.0, 0.0, 0.0, 0.0, 0.0, 0.0, 0.0, 0.0, 0.0, 0.0, 0.0, 0.0, 0.0, 0.0, 0.0, 0.0, 0.0, 0.0, 0.0, 0.0, 0.0, 0.0, 0.0, 0.0, 0.0, 0.0, 0.0, 0.0, 0.0, 0.0, 0.0, 0.0, 0.0, 0.0, 0.0, 0.0, 0.0, 0.0, 0.0, 0.0, 0.0, 0.0, 0.0, 0.0, 0.0, 0.0, 0.0, 0.0, 0.0, 0.0, 0.0, 0.0, 0.0, 0.0, 0.0, 0.0, 0.0, 0.0, 0.0, 0.0, 0.0, 0.0, 0.0, 0.0, 0.0, 0.0, 0.0, 0.0, 0.0, 0.0, 0.0, 0.0, 0.0, 0.0, 0.0, 0.0, 0.0, 0.0]}, {"hovertemplate": "Клас 2 train<br>t=%{x:.3f}<extra></extra>", "marker": {"color": "#1f77b4", "opacity": 0.45, "size": 6}, "mode": "markers", "name": "Клас 2 train 1D", "showlegend": false, "type": "scatter", "x": [3.193, 4.016, 6.14, 6.881, 2.461, 5.742, 5.699, 7.609, 7.445, 5.04, 3.385, 2.636, 4.612, 4.507, 4.795, 5.65, 6.496, 4.013, 0.9304, 5.036, 1.571, 4.554, 4.651, 8.663, 6.062, 1.763, 7.086, 4.097, 6.264, 3.01, 5.78, 0.7098, 6.783, 4.701, 5.332, 7.257, 3.384, 1.727, 2.785, 5.598, 3.143, 1.46, 3.362, 6.384, 4.955, 4.835, 4.917, 8.254, 5.942, 4.874, 4.059, 2.329, 4.227, 7.395, 3.2, 7.935, 5.078, 5.154, 1.632, 2.665, 7.466, 4.311, 2.764, 3.498, 4.738, 2.721, 3.966, 6.052, 6.769, 2.662, 5.991, 7.501, 7.397, 4.276, 3.908, 3.052, 2.228, 3.776, 2.422, 8.03, 7.032, 8.611, 4.451, 5.192, 8.341, 6.457, 1.725, 7.197, 6.549, 4.396, 6.718, 0.9568, 7.111, 7.942, 2.13, 3.308, 2.57, 6.308, 5.945, 4.299, 5.286, 3.053, 7.902, 2.677, 7.671, 6.58, 1.755, 1.068, 4.146, 7.684, 5.489, 6.406, 6.386, 2.261, 5.061, 7.18, 5.608, 7.962, 4.153, 5.344], "y": [0.0, 0.0, 0.0, 0.0, 0.0, 0.0, 0.0, 0.0, 0.0, 0.0, 0.0, 0.0, 0.0, 0.0, 0.0, 0.0, 0.0, 0.0, 0.0, 0.0, 0.0, 0.0, 0.0, 0.0, 0.0, 0.0, 0.0, 0.0, 0.0, 0.0, 0.0, 0.0, 0.0, 0.0, 0.0, 0.0, 0.0, 0.0, 0.0, 0.0, 0.0, 0.0, 0.0, 0.0, 0.0, 0.0, 0.0, 0.0, 0.0, 0.0, 0.0, 0.0, 0.0, 0.0, 0.0, 0.0, 0.0, 0.0, 0.0, 0.0, 0.0, 0.0, 0.0, 0.0, 0.0, 0.0, 0.0, 0.0, 0.0, 0.0, 0.0, 0.0, 0.0, 0.0, 0.0, 0.0, 0.0, 0.0, 0.0, 0.0, 0.0, 0.0, 0.0, 0.0, 0.0, 0.0, 0.0, 0.0, 0.0, 0.0, 0.0, 0.0, 0.0, 0.0, 0.0, 0.0, 0.0, 0.0, 0.0, 0.0, 0.0, 0.0, 0.0, 0.0, 0.0, 0.0, 0.0, 0.0, 0.0, 0.0, 0.0, 0.0, 0.0, 0.0, 0.0, 0.0, 0.0, 0.0, 0.0, 0.0]}, {"hovertemplate": "Клас 3 train<br>t=%{x:.3f}<extra></extra>", "marker": {"color": "#2ca02c", "opacity": 0.45, "size": 6}, "mode": "markers", "name": "Клас 3 train 1D", "showlegend": false, "type": "scatter", "x": [9.203, 9.182, 7.755, 8.704, 7.726, 9.485, 8.647, 9.753, 10.23, 12.65, 8.413, 10.74, 10.91, 10.61, 8.657, 6.417, 9.276, 12.25, 10.99, 11.77, 11.67, 12.88, 11.68, 9.502, 6.925, 7.109, 13.01, 12.12, 8.345, 10.95, 8.155, 10.32, 12.43, 8.144, 11.65, 8.833, 11.09, 10.86, 12.42, 11.95, 10.49, 9.566, 10.25, 9.951, 13.0, 12.66, 11.01, 12.93, 12.2, 9.067, 10.58, 12.31, 9.807, 10.81, 11.18, 8.831, 10.0, 9.961, 12.68, 8.336, 8.289, 13.13, 8.247, 12.22, 15.5, 9.273, 9.226, 12.48, 7.567, 12.86, 9.182, 12.02, 11.46, 9.217, 9.11, 11.74, 11.27, 7.805, 14.64, 10.79, 9.542, 11.48, 10.79, 7.363, 10.87, 10.63, 10.66, 12.76, 11.05, 9.269, 13.02, 11.51, 10.18, 7.862, 8.234, 11.79, 11.68, 12.08, 9.172, 9.6, 14.42, 11.0, 12.19, 11.24, 12.37, 10.21, 7.709, 12.38, 7.522, 12.58, 8.96, 8.976, 10.8, 13.71, 9.985, 12.29, 9.657, 11.95, 11.16, 10.82], "y": [0.0, 0.0, 0.0, 0.0, 0.0, 0.0, 0.0, 0.0, 0.0, 0.0, 0.0, 0.0, 0.0, 0.0, 0.0, 0.0, 0.0, 0.0, 0.0, 0.0, 0.0, 0.0, 0.0, 0.0, 0.0, 0.0, 0.0, 0.0, 0.0, 0.0, 0.0, 0.0, 0.0, 0.0, 0.0, 0.0, 0.0, 0.0, 0.0, 0.0, 0.0, 0.0, 0.0, 0.0, 0.0, 0.0, 0.0, 0.0, 0.0, 0.0, 0.0, 0.0, 0.0, 0.0, 0.0, 0.0, 0.0, 0.0, 0.0, 0.0, 0.0, 0.0, 0.0, 0.0, 0.0, 0.0, 0.0, 0.0, 0.0, 0.0, 0.0, 0.0, 0.0, 0.0, 0.0, 0.0, 0.0, 0.0, 0.0, 0.0, 0.0, 0.0, 0.0, 0.0, 0.0, 0.0, 0.0, 0.0, 0.0, 0.0, 0.0, 0.0, 0.0, 0.0, 0.0, 0.0, 0.0, 0.0, 0.0, 0.0, 0.0, 0.0, 0.0, 0.0, 0.0, 0.0, 0.0, 0.0, 0.0, 0.0, 0.0, 0.0, 0.0, 0.0, 0.0, 0.0, 0.0, 0.0, 0.0, 0.0]}, {"hovertemplate": "Клас 1 centroid<br>t=%{x:.3f}<extra></extra>", "marker": {"color": "black", "size": 14, "symbol": "line-ns-open"}, "mode": "markers+text", "name": "Клас 1 centroid 1D", "showlegend": false, "text": ["μ Клас 1"], "textposition": "top center", "type": "scatter", "x": [0], "y": [0]}, {"hovertemplate": "Клас 2 centroid<br>t=%{x:.3f}<extra></extra>", "marker": {"color": "black", "size": 14, "symbol": "line-ns-open"}, "mode": "markers+text", "name": "Клас 2 centroid 1D", "showlegend": false, "text": ["μ Клас 2"], "textposition": "top center", "type": "scatter", "x": [4.869], "y": [0]}, {"hovertemplate": "Клас 3 centroid<br>t=%{x:.3f}<extra></extra>", "marker": {"color": "black", "size": 14, "symbol": "line-ns-open"}, "mode": "markers+text", "name": "Клас 3 centroid 1D", "showlegend": false, "text": ["μ Клас 3"], "textposition": "top center", "type": "scatter", "x": [10.54], "y": [0]}, {"hovertemplate": "sample test point<br>t=%{x:.3f}<extra></extra>", "marker": {"color": "black", "opacity": 0.65, "size": 7}, "mode": "markers", "name": "sample test points", "showlegend": true, "type": "scatter", "x": [2.484, 1.953, 1.386, -2.36, -1.304, -2.518, 0.6182, 7.434, 7.928, 4.626, 7.851, 1.308, 10.66, 14.51, 9.701, 12.25, 11.65, 10.63], "y": [-0.12, -0.12, -0.12, -0.12, -0.12, -0.12, -0.12, -0.12, -0.12, -0.12, -0.12, -0.12, -0.12, -0.12, -0.12, -0.12, -0.12, -0.12]}], "layout": {"height": 360, "legend": {"orientation": "h", "x": 0.5, "xanchor": "center", "y": 1.02, "yanchor": "bottom"}, "margin": {"b": 20, "l": 20, "r": 20, "t": 50}, "width": 1100, "xaxis": {"title": {"text": "1D coordinate t on selected line"}}, "yaxis": {"visible": false}}}
